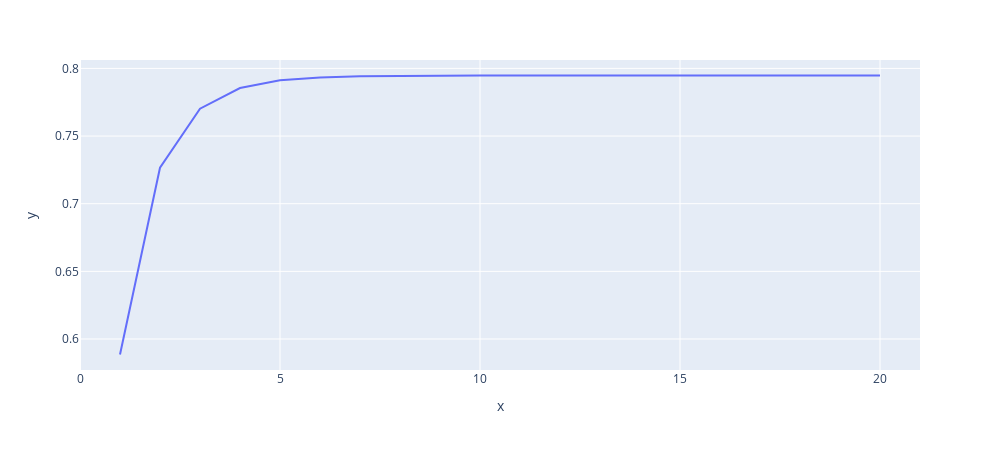

Here is the notebook cell this chart was saved with:
### Code cell
COMP = 2
IT = 20
costs = np.zeros(IT)
train_X_fixed = train_X.copy()
for i in range(IT):
  pca = PCA(n_components=COMP, random_state=i)
  filtered = pca.inverse_transform(pca.fit_transform(train_X_fixed))
  new_train_X_fixed = train_X_fixed.copy()
  new_train_X_fixed[train_X_nas] = filtered[train_X_nas]
  print("{:02d} - {:.8f} - {:.8f}".format(
    i + 1,
    math.sqrt(((new_train_X_fixed[train_X_nas] - train_X[train_X_nas])**2).mean()),
    math.sqrt(((new_train_X_fixed[train_X_nas] - train_X_fixed[train_X_nas])**2).mean()),
  ))
  costs[i] = math.sqrt(((new_train_X_fixed[train_X_nas] - train_X[train_X_nas])**2).mean())
  train_X_fixed = new_train_X_fixed
px.line(x=range(1, IT + 1), y=costs, height=450, width=1000, range_x=(0, IT + 1))

### Figure 1 — Plotly figure (JSON) as saved in the notebook; plotly's stock layout.template omitted (floating-point values rounded to 4 significant figures)
{"data": [{"hovertemplate": "x=%{x}<br>y=%{y}<extra></extra>", "legendgroup": "", "line": {"color": "#636efa", "dash": "solid"}, "marker": {"symbol": "circle"}, "mode": "lines", "name": "", "orientation": "v", "showlegend": false, "type": "scatter", "x": [1, 2, 3, 4, 5, 6, 7, 8, 9, 10, 11, 12, 13, 14, 15, 16, 17, 18, 19, 20], "xaxis": "x", "y": [0.5886, 0.7266, 0.7702, 0.7855, 0.7912, 0.7933, 0.7942, 0.7945, 0.7947, 0.7947, 0.7947, 0.7947, 0.7947, 0.7947, 0.7947, 0.7948, 0.7948, 0.7948, 0.7948, 0.7947], "yaxis": "y"}], "layout": {"height": 450, "legend": {"tracegroupgap": 0}, "margin": {"t": 60}, "width": 1000, "xaxis": {"anchor": "y", "domain": [0, 1], "range": [0, 21], "title": {"text": "x"}}, "yaxis": {"anchor": "x", "domain": [0, 1], "title": {"text": "y"}}}}
